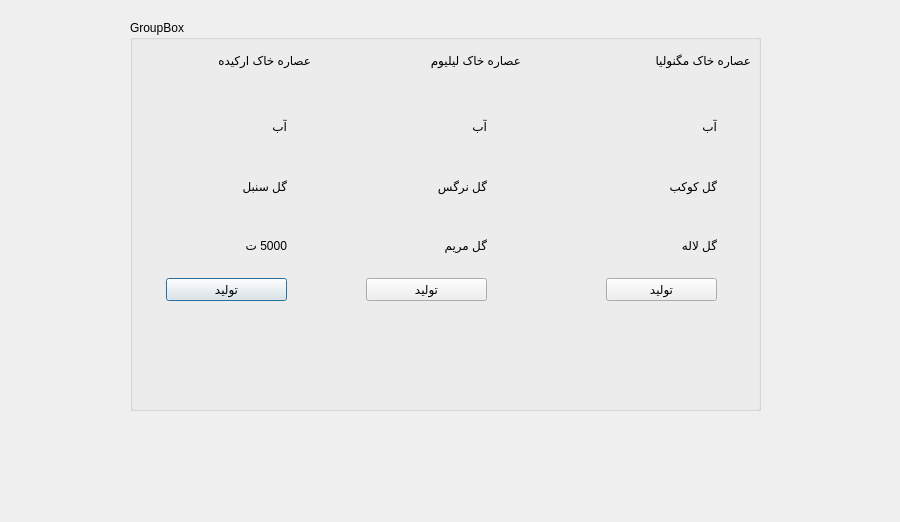
<?xml version="1.0" encoding="UTF-8"?>
<ui version="4.0">
 <class>fourth</class>
 <widget class="QDialog" name="fourth">
  <property name="geometry">
   <rect>
    <x>0</x>
    <y>0</y>
    <width>900</width>
    <height>522</height>
   </rect>
  </property>
  <property name="windowTitle">
   <string>Dialog</string>
  </property>
  <property name="styleSheet">
   <string notr="true">background-image: url(:/new/prefix1/background.png);</string>
  </property>
  <widget class="QGroupBox" name="groupBox">
   <property name="geometry">
    <rect>
     <x>130</x>
     <y>20</y>
     <width>631</width>
     <height>391</height>
    </rect>
   </property>
   <property name="title">
    <string>GroupBox</string>
   </property>
   <widget class="QLabel" name="label">
    <property name="geometry">
     <rect>
      <x>30</x>
      <y>20</y>
      <width>151</width>
      <height>41</height>
     </rect>
    </property>
    <property name="text">
     <string>عصاره خاک ارکیده</string>
    </property>
   </widget>
   <widget class="QLabel" name="label_2">
    <property name="geometry">
     <rect>
      <x>230</x>
      <y>20</y>
      <width>161</width>
      <height>41</height>
     </rect>
    </property>
    <property name="text">
     <string>عصاره خاک لیلیوم</string>
    </property>
   </widget>
   <widget class="QLabel" name="label_3">
    <property name="geometry">
     <rect>
      <x>460</x>
      <y>20</y>
      <width>161</width>
      <height>41</height>
     </rect>
    </property>
    <property name="text">
     <string>عصاره خاک مگنولیا</string>
    </property>
   </widget>
   <widget class="QWidget" name="layoutWidget">
    <property name="geometry">
     <rect>
      <x>36</x>
      <y>80</y>
      <width>121</width>
      <height>201</height>
     </rect>
    </property>
    <layout class="QVBoxLayout" name="verticalLayout">
     <item>
      <widget class="QLabel" name="label_4">
       <property name="text">
        <string>آب</string>
       </property>
      </widget>
     </item>
     <item>
      <widget class="QLabel" name="label_5">
       <property name="text">
        <string>گل سنبل</string>
       </property>
      </widget>
     </item>
     <item>
      <widget class="QLabel" name="label_6">
       <property name="text">
        <string>5000 ت</string>
       </property>
      </widget>
     </item>
     <item>
      <widget class="QPushButton" name="pushButtonOrkideT">
       <property name="text">
        <string>تولید</string>
       </property>
      </widget>
     </item>
    </layout>
   </widget>
   <widget class="QWidget" name="layoutWidget">
    <property name="geometry">
     <rect>
      <x>236</x>
      <y>80</y>
      <width>121</width>
      <height>201</height>
     </rect>
    </property>
    <layout class="QVBoxLayout" name="verticalLayout_2">
     <item>
      <widget class="QLabel" name="label_7">
       <property name="text">
        <string>آب</string>
       </property>
      </widget>
     </item>
     <item>
      <widget class="QLabel" name="label_8">
       <property name="text">
        <string>گل نرگس</string>
       </property>
      </widget>
     </item>
     <item>
      <widget class="QLabel" name="label_9">
       <property name="text">
        <string>گل مریم</string>
       </property>
      </widget>
     </item>
     <item>
      <widget class="QPushButton" name="pushButtonLiliumT">
       <property name="text">
        <string>تولید</string>
       </property>
      </widget>
     </item>
    </layout>
   </widget>
   <widget class="QWidget" name="layoutWidget">
    <property name="geometry">
     <rect>
      <x>476</x>
      <y>80</y>
      <width>111</width>
      <height>201</height>
     </rect>
    </property>
    <layout class="QVBoxLayout" name="verticalLayout_3">
     <item>
      <widget class="QLabel" name="label_10">
       <property name="text">
        <string>آب</string>
       </property>
      </widget>
     </item>
     <item>
      <widget class="QLabel" name="label_11">
       <property name="text">
        <string>گل کوکب</string>
       </property>
      </widget>
     </item>
     <item>
      <widget class="QLabel" name="label_12">
       <property name="text">
        <string>گل لاله</string>
       </property>
      </widget>
     </item>
     <item>
      <widget class="QPushButton" name="pushButtonMagnoliaT">
       <property name="text">
        <string>تولید</string>
       </property>
      </widget>
     </item>
    </layout>
   </widget>
  </widget>
 </widget>
 <resources/>
 <connections/>
</ui>
